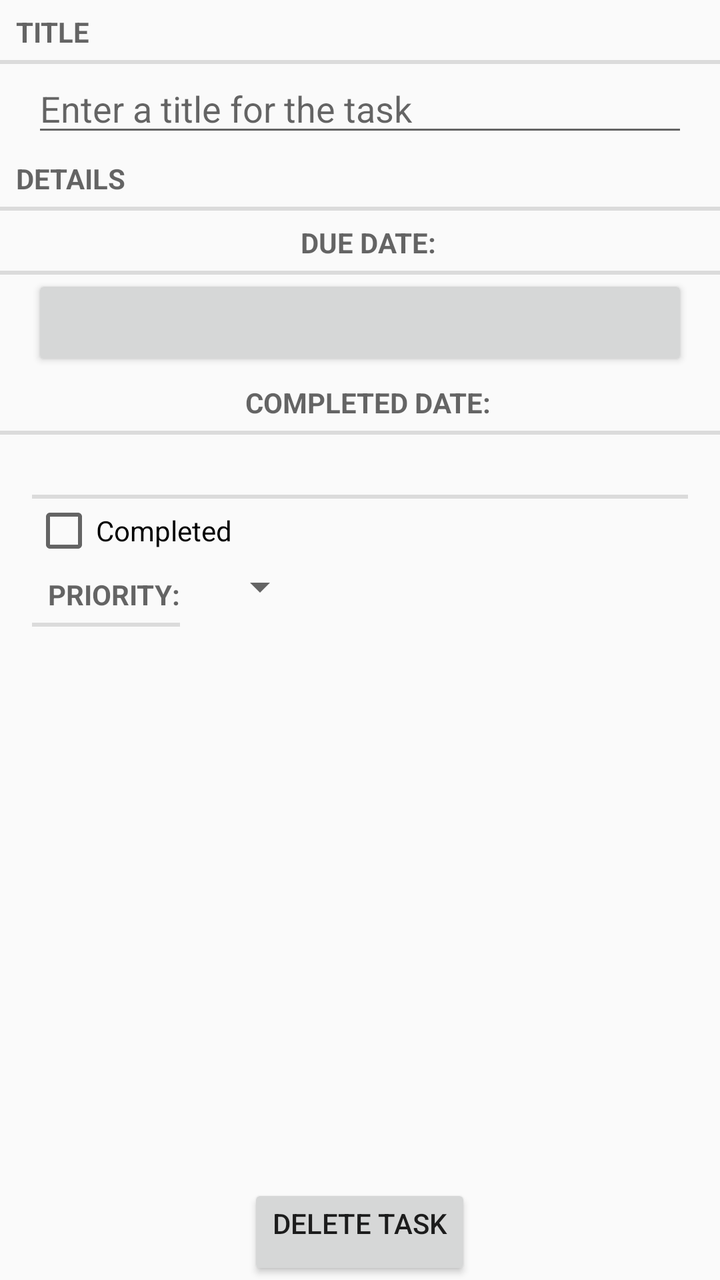
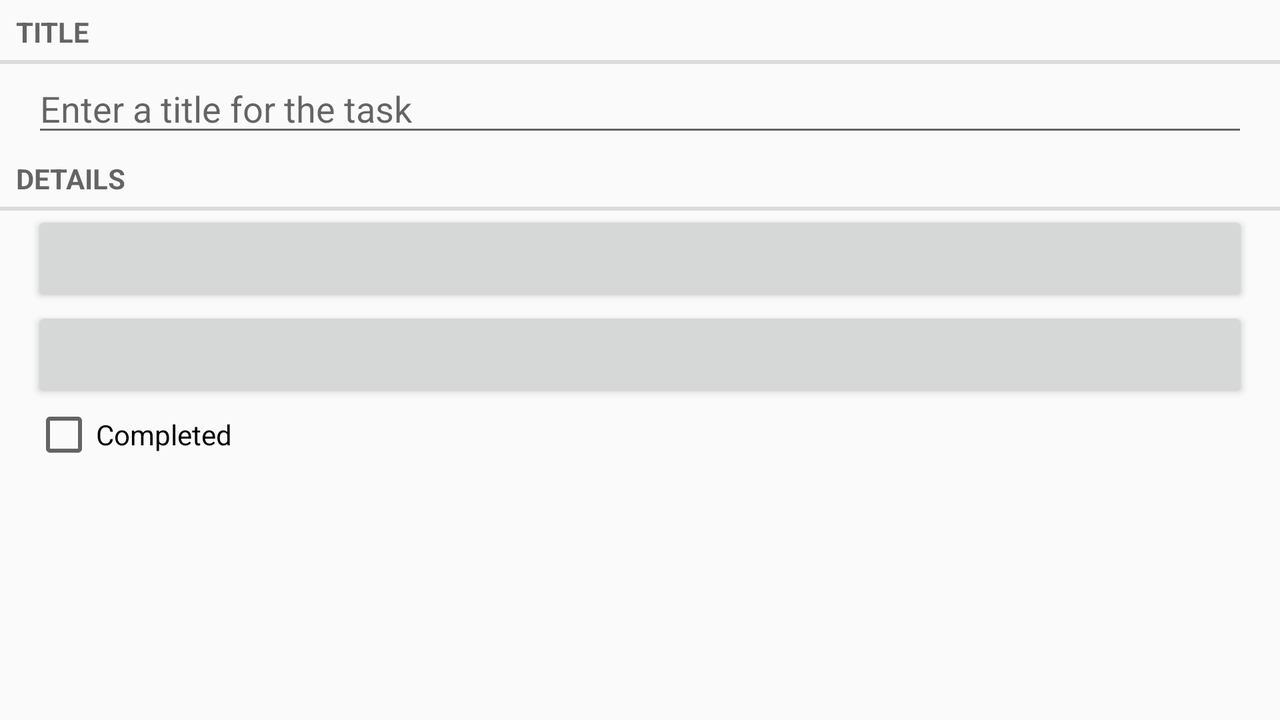

The same Android screen from two of the app's own layout files: first res/layout/ as a phone draws it, then the repository's variant for another configuration, drawn on a device whose configuration selects that folder. Both files follow.
<!-- AndroidManifest.xml: application theme AppTheme -->
<!-- res/layout/fragment_task.xml -->
<?xml version="1.0" encoding="utf-8"?>

<LinearLayout xmlns:android="http://schemas.android.com/apk/res/android"
    android:orientation="vertical"
    android:layout_width="match_parent"
    android:layout_height="match_parent"
    >
    <TextView
        android:layout_width="match_parent"
        android:layout_height="wrap_content"
        android:text="@string/task_title_label"
        style="?android:listSeparatorTextViewStyle"
        />
    <EditText android:id="@+id/task_title"
        android:layout_width="match_parent"
        android:layout_height="wrap_content"
        android:layout_marginLeft="16dp"
        android:layout_marginRight="16dp"
        android:hint="@string/task_title_hint"
        />
    <TextView
        android:layout_width="match_parent"
        android:layout_height="wrap_content"
        android:text="@string/task_details_label"
        style="?android:listSeparatorTextViewStyle"
    />

    <TextView
        android:layout_width="match_parent"
        android:layout_height="wrap_content"
        android:text="@string/task_due_date_label"
        style="?android:listSeparatorTextViewStyle"
        android:gravity="center"
        />
    <Button android:id="@+id/task_due_date"
        android:layout_width="match_parent"
        android:layout_height="wrap_content"
        android:layout_marginLeft="16dp"
        android:layout_marginRight="16dp"
        />
    <TextView
        android:layout_width="match_parent"
        android:layout_height="wrap_content"
        android:text="@string/task_comp_date_label"
        style="?android:listSeparatorTextViewStyle"
        android:gravity="center"
        />
    <TextView android:id="@+id/task_completed_date"
        android:layout_width="match_parent"
        android:layout_height="wrap_content"
        android:layout_marginLeft="16dp"
        android:layout_marginRight="16dp"
        style="?android:listSeparatorTextViewStyle"
        />
    <CheckBox android:id="@+id/task_completed"
        android:layout_width="match_parent"
        android:layout_height="wrap_content"
        android:layout_marginLeft="16dp"
        android:layout_marginRight="16dp"
        android:text="@string/task_completed_label"
        />
    <LinearLayout
        android:layout_width="wrap_content"
        android:layout_height="wrap_content"
        android:orientation="horizontal"
        >
        <TextView android:id="@+id/task_priority_text_label"
            android:layout_width="match_parent"
            android:layout_height="wrap_content"
            android:layout_marginLeft="16dp"
            android:layout_marginRight="16dp"
            android:text="@string/task_priority_label"
            style="?android:listSeparatorTextViewStyle"
            />
        <Spinner
            android:layout_width="wrap_content"
            android:layout_height="wrap_content"
            android:id="@+id/task_priority"
            />
    </LinearLayout>

    <LinearLayout
        android:layout_width="wrap_content"
        android:layout_height="match_parent"
        android:orientation="horizontal"
        android:layout_gravity="center"
        android:gravity="bottom"
        >
        <Button android:id="@+id/task_delete"
            android:layout_width="wrap_content"
            android:layout_height="wrap_content"
            android:layout_marginLeft="16dp"
            android:layout_marginRight="16dp"
            android:gravity="end"
            android:text="@string/task_delete_text"
            />
    </LinearLayout>

</LinearLayout>
<!-- resources referenced by this layout -->
<resources>
  <string name="task_comp_date_label">Completed Date:</string>
  <string name="task_completed_label">Completed</string>
  <string name="task_delete_text">Delete Task</string>
  <string name="task_details_label">Details</string>
  <string name="task_due_date_label">Due Date:</string>
  <string name="task_priority_label">Priority:</string>
  <string name="task_title_hint">Enter a title for the task</string>
  <string name="task_title_label">Title</string>
  <style name="AppTheme" parent="Theme.AppCompat.Light.DarkActionBar">
          <item name="colorPrimary">@color/colorPrimary</item>
          <item name="colorPrimaryDark">@color/colorPrimaryDark</item>
          <item name="colorAccent">@color/colorAccent</item>
      </style>
  <color name="colorPrimary">#8591d7</color>
  <color name="colorPrimaryDark">#303F9F</color>
  <color name="colorAccent">#FF4081</color>
</resources>
<!-- res/layout-land/fragment_task.xml (the repository's variant of the layout above) -->
<!-- drawn on the phone turned sideways -->
<?xml version="1.0" encoding="utf-8"?>
<LinearLayout xmlns:android="http://schemas.android.com/apk/res/android"
    android:orientation="vertical"
    android:layout_width="match_parent"
    android:layout_height="match_parent"
    >
    <TextView
        android:layout_width="match_parent"
        android:layout_height="wrap_content"
        android:text="@string/task_title_label"
        style="?android:listSeparatorTextViewStyle"
        />
    <EditText android:id="@+id/task_title"
        android:layout_width="match_parent"
        android:layout_height="wrap_content"
        android:layout_marginLeft="16dp"
        android:layout_marginRight="16dp"
        android:hint="@string/task_title_hint"
        />
    <TextView
        android:layout_width="match_parent"
        android:layout_height="wrap_content"
        android:text="@string/task_details_label"
        style="?android:listSeparatorTextViewStyle"
        />
    <Button android:id="@+id/task_due_date"
        android:layout_width="match_parent"
        android:layout_height="wrap_content"
        android:layout_marginLeft="16dp"
        android:layout_marginRight="16dp"
        />
    <Button android:id="@+id/task_completed_date"
        android:layout_width="match_parent"
        android:layout_height="wrap_content"
        android:layout_marginLeft="16dp"
        android:layout_marginRight="16dp"
        />
    <CheckBox android:id="@+id/task_completed"
        android:layout_width="match_parent"
        android:layout_height="wrap_content"
        android:layout_marginLeft="16dp"
        android:layout_marginRight="16dp"
        android:text="@string/task_completed_label"
        />
</LinearLayout>
<!-- resources referenced by the variant -->
<!-- as the phone turned sideways resolves them -->
<resources>
  <string name="task_completed_label">Completed</string>
  <string name="task_details_label">Details</string>
  <string name="task_title_hint">Enter a title for the task</string>
  <string name="task_title_label">Title</string>
  <style name="AppTheme" parent="Theme.AppCompat.Light.DarkActionBar">
          <item name="colorPrimary">@color/colorPrimary</item>
          <item name="colorPrimaryDark">@color/colorPrimaryDark</item>
          <item name="colorAccent">@color/colorAccent</item>
      </style>
  <color name="colorPrimary">#8591d7</color>
  <color name="colorPrimaryDark">#303F9F</color>
  <color name="colorAccent">#FF4081</color>
</resources>
